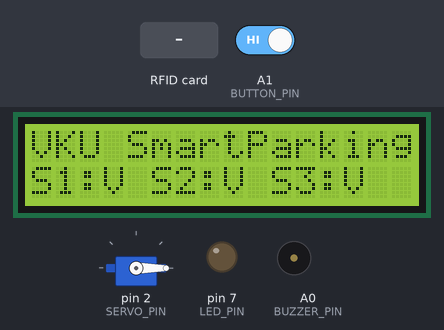
A sketch run on a simulated Arduino Uno, built with avr-gcc and run on an emulated ATmega328P. On the bench: servo, 16×2 character LCD, output pins drawn as LEDs (lit = HIGH), buzzer (waves = sounding, pin HIGH). Wiring (inferred from the names in the program): 3 × IR receiver: data pin 4 / data pin 5 / data pin 6. The test bench sets the inputs (shaded band); at power-on: A1 (BUTTON_PIN) HIGH. Pins used as bus, display or sensor lines are not drawn.

Above: at 5.3 s.
5.4 s: RFID card 5E 7A 19 C4 held to the reader
At 7.3 s:
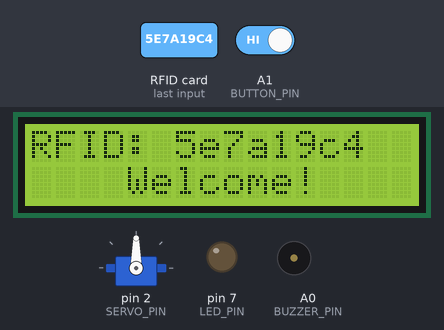
8.2 s: RFID card 5E 7A 19 C4 held to the reader
13.5 s: A1 (BUTTON_PIN) driven LOW
16.6 s: A1 (BUTTON_PIN) driven HIGH
At 20.8 s:
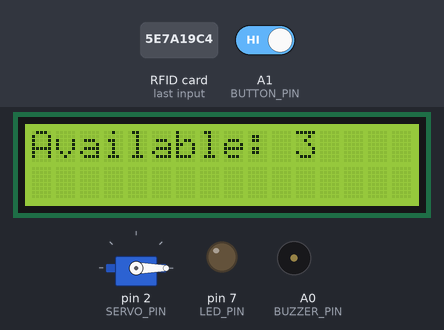
25.1 s: A1 (BUTTON_PIN) driven LOW
At 28.9 s:
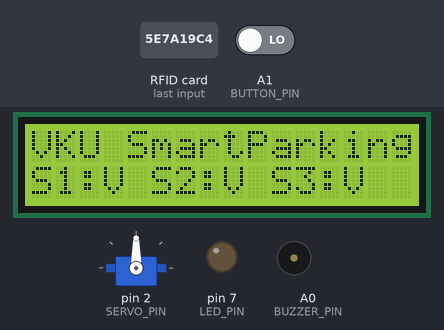
Timing chart, 0 to 32.6 s (numbered marks = the images above; inputs shaded):
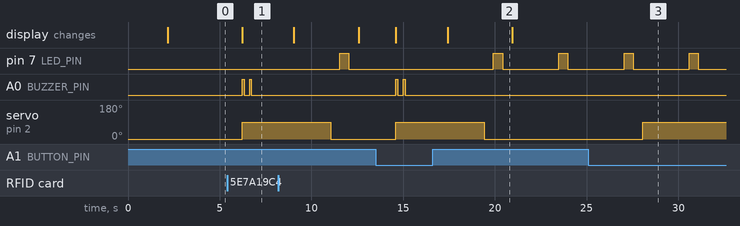

The sketch:

doan3.ino
```cpp
#include <Wire.h>
#include <LiquidCrystal_I2C.h>
#include <SPI.h>
#include <MFRC522.h>
#include <Servo.h>

#define SS_PIN 10
#define RST_PIN 9
#define SERVO_PIN 2
#define BUZZER_PIN A0
#define LED_PIN 7

#define IR_SENSOR_1 4
#define IR_SENSOR_2 5
#define IR_SENSOR_3 6
#define BUTTON_PIN A1

MFRC522 mfrc522(SS_PIN, RST_PIN);
Servo servo;
LiquidCrystal_I2C lcd(0x27, 16, 2);

int availableSlots = 3;
String parkedRFIDs[3] = {"", "", ""};

void setup() {
  pinMode(BUTTON_PIN, INPUT_PULLUP);

    Serial.begin(9600);
    SPI.begin();
    mfrc522.PCD_Init();
    servo.attach(SERVO_PIN);
    servo.write(0);

    pinMode(BUZZER_PIN, OUTPUT);
    pinMode(LED_PIN, OUTPUT);
    pinMode(IR_SENSOR_1, INPUT);
    pinMode(IR_SENSOR_2, INPUT);
    pinMode(IR_SENSOR_3, INPUT);
    pinMode(LED_PIN, OUTPUT);
    lcd.init();
    lcd.backlight();
    lcd.setCursor(0, 0);
    lcd.print("VKU SmartParking");

    delay(2000);
    displayParkingStatus();

}

void loop() {
   if (digitalRead(BUTTON_PIN) == LOW) {
        servo.write(90);
    } else {
        servo.write(0);
    }


    displayParkingStatus();

    if (mfrc522.PICC_IsNewCardPresent() && mfrc522.PICC_ReadCardSerial()) {
        String rfid = getRFID();
        lcd.clear();
        lcd.setCursor(0, 0);
        lcd.print("RFID: " + rfid);

        int index = findRFID(rfid);

        if (index != -1) {
             parkedRFIDs[index] = "";
            availableSlots = min(availableSlots + 1, 3);
            servo.write(90);

            lcd.setCursor(2, 1);
            lcd.print("See you again!");
            buzzBuzzerTwice();
            delay(2000);

            displayAvailableSlots();
            servo.write(0);
        }
        else if (availableSlots > 0) {
            // 🚘 Xe vào → availableSlots -1
            int emptyIndex = findEmptySlot();
            if (emptyIndex != -1) {
                parkedRFIDs[emptyIndex] = rfid;
                availableSlots = max(availableSlots - 1, 0);
                servo.write(90);

                lcd.setCursor(4, 1);
                lcd.print("Welcome!");
                buzzBuzzerTwice();
                delay(2000);

                displayAvailableSlots();
                servo.write(0);
            }
        }
        else {

            lcd.clear();
            lcd.setCursor(0, 0);
            lcd.print("Full slot!");

            buzzBuzzerLong();
            delay(2000);
        }
    }

    delay(500);
    digitalWrite(LED_PIN,HIGH);
    delay(500);
    digitalWrite(LED_PIN,LOW);
    delay(500);
}

void displayParkingStatus() {
    lcd.clear();
    lcd.setCursor(0, 0);
    lcd.print("VKU SmartParking");

    lcd.setCursor(0, 1);
    lcd.print("S1:" + String(digitalRead(IR_SENSOR_1) == LOW ? "X " : "V "));
    lcd.print("S2:" + String(digitalRead(IR_SENSOR_2) == LOW ? "X " : "V "));
    lcd.print("S3:" + String(digitalRead(IR_SENSOR_3) == LOW ? "X " : "V "));

    delay(2000);
}

// 📊 Hiển thị số chỗ trống sau khi quẹt thẻ
void displayAvailableSlots() {
    lcd.clear();
    lcd.setCursor(0, 0);
    lcd.print("Available: " + String(availableSlots) );

    delay(2000);
}


int findRFID(String rfid) {
    for (int i = 0; i < 3; i++) {
        if (parkedRFIDs[i] == rfid) {
            return i;
        }
    }
    return -1;
}

int findEmptySlot() {
    for (int i = 0; i < 3; i++) {
        if (parkedRFIDs[i] == "") {
            return i;
        }
    }
    return -1;
}


String getRFID() {
    String rfid = "";
    for (byte i = 0; i < mfrc522.uid.size; i++) {
        rfid.concat(String(mfrc522.uid.uidByte[i] < 0x10 ? "0" : ""));
        rfid.concat(String(mfrc522.uid.uidByte[i], HEX));
    }
    mfrc522.PICC_HaltA();
    return rfid;
}

void buzzBuzzer(unsigned int duration) {
    digitalWrite(BUZZER_PIN, HIGH);
    delay(duration);
    digitalWrite(BUZZER_PIN, LOW);
}


void buzzBuzzerTwice() {
    for (int i = 0; i < 2; i++) {
        digitalWrite(BUZZER_PIN, HIGH);
        delay(100);
        digitalWrite(BUZZER_PIN, LOW);
        delay(300);
    }
}

void buzzBuzzerLong() {
    digitalWrite(BUZZER_PIN, HIGH);
    delay(1500);  // Kêu 1.5 giây
    digitalWrite(BUZZER_PIN, LOW);
}
```

Measured:
- after the input at 5.4 s, pin 7 (LED_PIN): stays LOW (without the input it goes to HIGH after 1.3 s); A0 (BUZZER_PIN): alternates HIGH for 0.10 s and LOW for 0.30 s, 4 changes in all, then stays LOW, starting after 0.83 s; servo on pin 2 (SERVO_PIN): 0° → 90° after 0.82 s; the display: changes after 0.83 s (image 1)
- after the input at 16.6 s, servo on pin 2 (SERVO_PIN): goes on until 19.4 s, then stays 0°
- after the input at 25.1 s, servo on pin 2 (SERVO_PIN): 0° → 90° after 3.0 s
- what the display in image 2 shows lasts 3.6 s, from 17.4 s to 21.0 s
